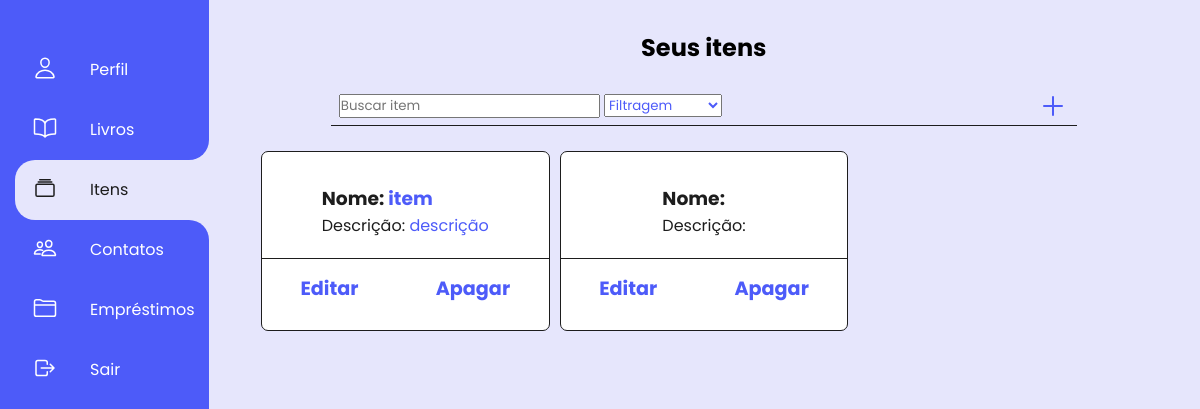
Page /acervo/itens/ (signed in) on the earlier database version.
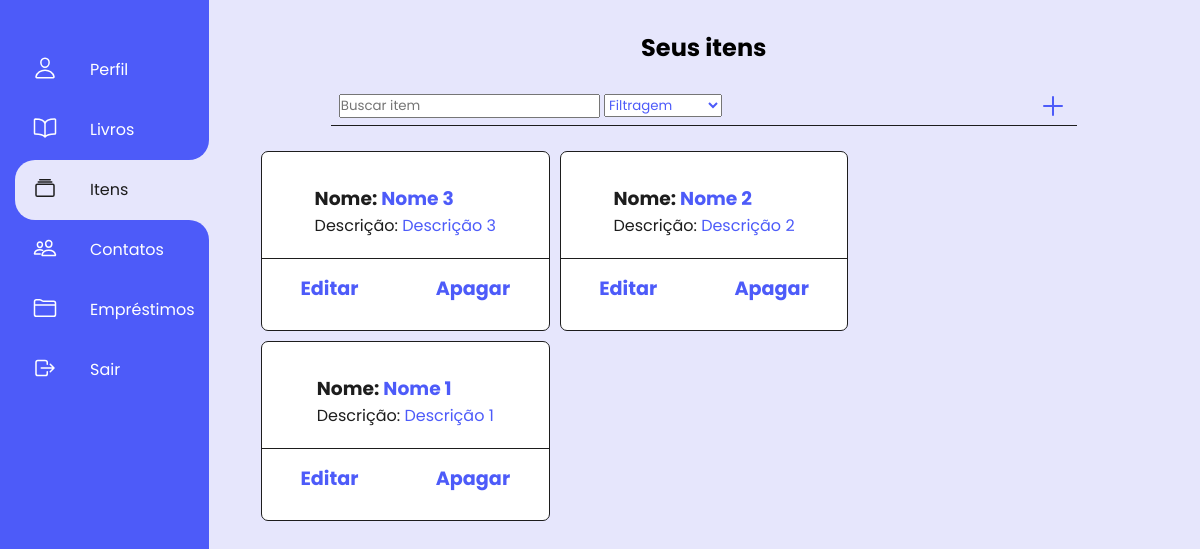
Same page on the later database version.
### app/models.py (models this page shows, shortened)
class Item(models.Model):
    name = models.CharField(max_length=150)
    description = models.CharField(max_length=200)
    on_lending = models.BooleanField(default=False)
    created_at = models.DateTimeField(auto_now=True)
    edited_at = models.DateTimeField(default=timezone.now())
    user = models.ForeignKey(User, on_delete=models.CASCADE, default=None)

### app/views.py (the view)
# urls.py: path('itens/', views.ItensView.as_view(), name='itens'),
class ItensView(LoginRequiredMixin, TemplateView): # 2
    def get(self, request, *args, **kwargs):
        user = request.user
        itens = Item.objects.filter(user=user).order_by('-created_at')[:6]
        return render(request, 'app/item/itens.html', {'user': user, 'itens': itens}) #

### app/templates/app/item/itens.html (shortened to what this page needs)
{% extends "app/base.html" %}
{% load static %}
{% block styles %}
<link rel="stylesheet" href="{% static 'app/css/base.css' %}">
<link rel="stylesheet" href="{% static 'app/css/withModels.css' %}">
{% endblock styles %}
{% block itens_menu %}
<li class="list active">
    <b></b>
    <b></b>
    <a href="{% url 'itens' %}">
        <span class="icon">
            <ion-icon name="albums-outline"></ion-icon>
        </span>
        <span class="tittle">Itens</span>
    </a>
</li>
{% endblock itens_menu %}
{% block content %}
<div class="get">
    <h2>Seus itens</h2>
    <br>
    <div class="search-and-add">
        <form action="{% url 'search_item' %}" method="post">
            <input type="text" class="search"
            placeholder="Buscar item" name="search" value="{{search}}">
            <select name="filters" class="filters" onchange="this.form.submit()">
                <option class="fs-7" value="0" selected="selected" disabled>Filtragem</option>
            </select>
        </form>
        <a href="{% url 'create_item' %}" class="icon">
            <ion-icon name="add-outline"></ion-icon>
        </a>
    </div>
    <ul class="content-list">
        {% for item in itens %}
        <li class="element-list">
            <div class="card-elements">
                <h3 class="card-title"><span class="card-span">Nome:</span> {{ item.name }}</h3>
                <p class="card-body"><span class="card-span">Descrição:</span> {{ item.description }}</p>
            </div>
            <div class="crud-options">
                <a href="{% url 'update_item' item.id %}" class="">Editar</a>
                <a href="{% url 'delete_item' item.id %}" class="">Apagar</a>
            </div>
        </li>
        {% endfor %}
    </ul>
</div>
{% endblock content %}

Differences in the rows shown:
removed Item: name "item", description "descrição"
now on this page (row edited): Item: name "Nome 3", description "Descrição 3"
added Item: name "Nome 2", description "Descrição 2"
added Item: name "Nome 1", description "Descrição 1"
